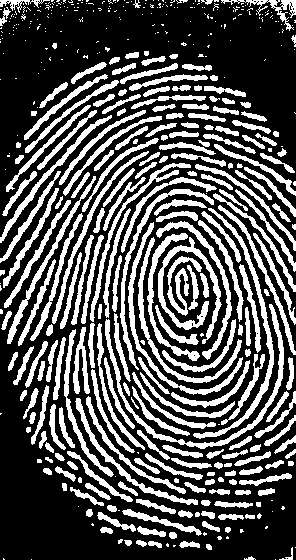
#> input picture digi.bmp, 296 x 560 px
$ python skelet.py   (Python 2 division)
#> lines starting #> are read from the running program, lines starting #| are printed output that depends on the picture; after the words box and inside, x2 and y2 are one past the last pixel; in counts of white or black regions, pixels touching at a corner belong together
import numpy as np
import cv2

def casou(img, x, y):
	#tipo 1
	#teste branco
	if img[x-1,y-1] > 1:
		#teste horizontal
		if img[x-1,y] > 1 and img[x-1,y+1] > 1:
			if img[x+1,y-1] + img[x+1,y] + img[x+1,y+1] == 0:
				return True
		#teste vertical

		if img[x,y-1] > 1 and img[x+1,y-1] > 1:
			if img[x-1,y+1] + img[x,y+1] + img[x+1,y+1] == 0:
				return True
	#teste preto
	else:
		#teste horizontal
		if img[x-1,y] == 0 and img[x-1,y+1] == 0:
			if img[x+1,y-1] * img[x+1,y] * img[x+1,y+1] > 0:
				return True
		#teste vertical
		if img[x,y-1] == 0 and img[x+1,y-1] == 0:
			if img[x-1,y+1] * img[x,y+1] * img[x+1,y+1] > 0:
				return True

	#tipo2
	if img[x,y-1] == 0 and img[x,y+1] > 1:
		if img[x-1,y] == 0 and img[x+1,y] > 1:
			return img[x+1,y+1] > 1
		elif img[x+1,y] == 0 and img[x-1,y] > 1:
			return img[x-1,y+1] > 1
		else:
			return False
	elif img[x,y-1] > 1 and img[x,y+1] == 0:
		if img[x-1,y] == 0 and img[x+1,y] > 1:
			return img[x-1,y+1] > 1
		elif img[x+1,y] == 0 and img[x-1,y] > 1:
			return img[x-1,y-1] > 1
		else:
			return False
	else:
		return False

	return False

def marcar(img):
	x, y = img.shape
	cont = 0
	for i in range(1,x-1):
		for j in range(1, y-1):
			if img[i,j] == 255 and casou(img, i, j):
				img[i,j] = 128
				cont += 1
	return cont

def apagar(img):
	x, y = img.shape
	for i in range(1,x-1):
		for j in range(1, y-1):
			if img[i,j] == 128:
				img[i,j] = 0

img = cv2.imread("digi.bmp", 0)
#> img: shape (560, 296); 32.6% white; 476 white regions (244 under 20 px), largest, box (x1, y1, x2, y2) and area: (105, 304, 284, 449) 1622, (193, 208, 274, 439) 1337, (158, 237, 222, 344) 1320
print "uhuuu"
i = 0
while marcar(img) > 0:
#> in marcar, `x, y = img.shape`: x = 560; y = 296
#> in marcar, `cont = 0`: cont = 0
	apagar(img)
	i += 1
#> this loop made 12 passes
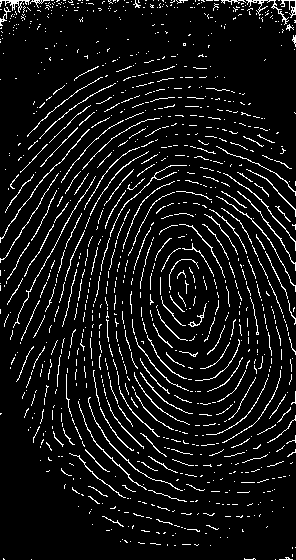
#> img: shape (560, 296); 7.5% white in thin lines or dots
#> after the loop, i = 12
print i
#| 12
cv2.imwrite("skel.bmp", img)

$ run again, with filt.bmp copied over digi.bmp
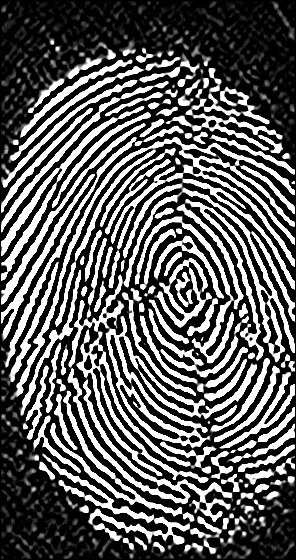
#> input picture filt.bmp, 296 x 560 px
#> img is the input picture: shape (560, 296); min 0, max 255, mean 92.6
#> in marcar, `x, y = img.shape`: x = 560; y = 296
#> cont = 0
#> the loop `while marcar(img) > 0:` made 28 passes
#> after the loop `while marcar(img) > 0:`:
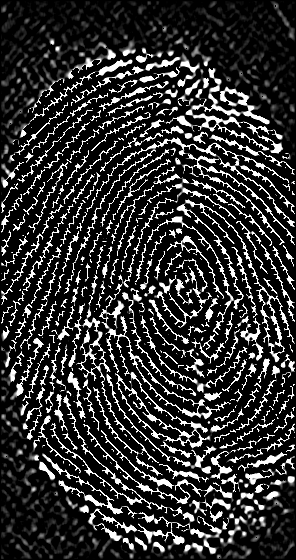
#> img: shape (560, 296); 16.65% of pixels changed, all inside (x1, y1, x2, y2) = (1, 5, 295, 558)
#> after the loop `while marcar(img) > 0:`: i = 28
#| 28

$ run again, with fuc.bmp copied over digi.bmp
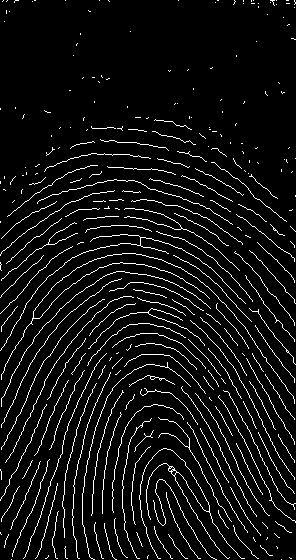
#> input picture fuc.bmp, 296 x 560 px
#> img is the input picture: shape (560, 296); min 0, max 255, mean 18
#> in marcar, `x, y = img.shape`: x = 560; y = 296
#> cont = 0
#> the loop `while marcar(img) > 0:` made 2 passes
#> i on passes 1 to 2: 1, 2
#> after the loop `while marcar(img) > 0:`:
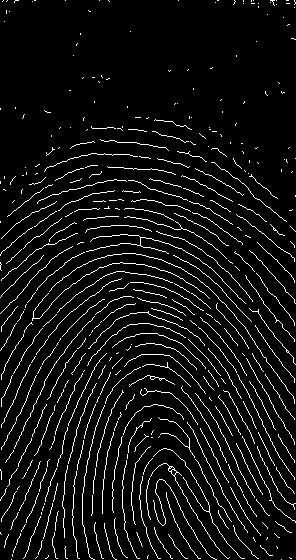
#> img: shape (560, 296); 0.08% of pixels changed, all inside (x1, y1, x2, y2) = (6, 128, 276, 556)
#> after the loop `while marcar(img) > 0:`: i = 2
#| 2

$ run again, with skel0.bmp copied over digi.bmp
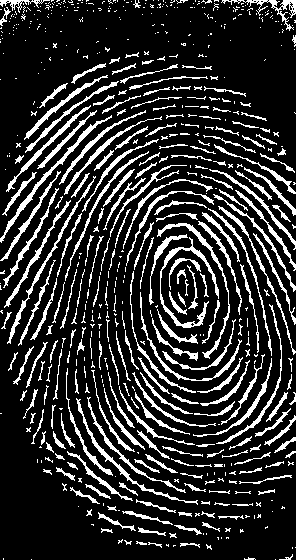
#> input picture skel0.bmp, 296 x 560 px
#> in marcar, `x, y = img.shape`: x = 560; y = 296
#> cont = 0
#> the loop `while marcar(img) > 0:` made 11 passes
#> after the loop `while marcar(img) > 0:`:
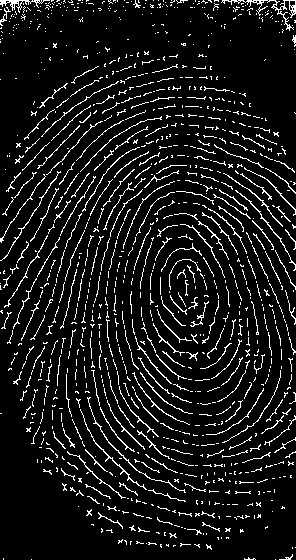
#> img: shape (560, 296); 9% white in thin lines or dots
#> after the loop `while marcar(img) > 0:`: i = 11
#| 11
